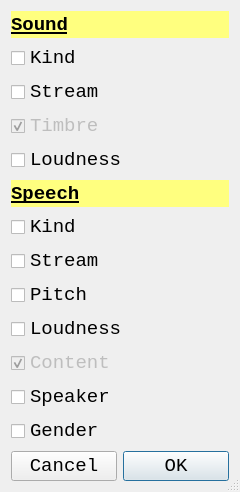
<?xml version="1.0" encoding="UTF-8"?>
<ui version="4.0">
 <class>DialogSndTextSettings</class>
 <widget class="QDialog" name="DialogSndTextSettings">
  <property name="geometry">
   <rect>
    <x>0</x>
    <y>0</y>
    <width>240</width>
    <height>492</height>
   </rect>
  </property>
  <property name="minimumSize">
   <size>
    <width>240</width>
    <height>480</height>
   </size>
  </property>
  <property name="maximumSize">
   <size>
    <width>2000</width>
    <height>2000</height>
   </size>
  </property>
  <property name="font">
   <font>
    <family>Consolas</family>
    <pointsize>12</pointsize>
   </font>
  </property>
  <property name="windowTitle">
   <string>Sound Text Settings</string>
  </property>
  <property name="sizeGripEnabled">
   <bool>true</bool>
  </property>
  <layout class="QGridLayout" name="gridLayout">
   <item row="0" column="0">
    <layout class="QVBoxLayout" name="verticalLayout">
     <item>
      <widget class="QLabel" name="label">
       <property name="font">
        <font>
         <family>Consolas</family>
         <pointsize>14</pointsize>
         <weight>75</weight>
         <bold>true</bold>
         <underline>true</underline>
        </font>
       </property>
       <property name="styleSheet">
        <string notr="true">background-color: rgb(255, 255, 127);
color: rgb(0, 0, 0);</string>
       </property>
       <property name="text">
        <string>Sound</string>
       </property>
      </widget>
     </item>
     <item>
      <widget class="QCheckBox" name="checkBoxSoundKind">
       <property name="font">
        <font>
         <family>Consolas</family>
         <pointsize>14</pointsize>
        </font>
       </property>
       <property name="text">
        <string>Kind</string>
       </property>
      </widget>
     </item>
     <item>
      <widget class="QCheckBox" name="checkBoxSoundStream">
       <property name="font">
        <font>
         <family>Consolas</family>
         <pointsize>14</pointsize>
        </font>
       </property>
       <property name="text">
        <string>Stream</string>
       </property>
      </widget>
     </item>
     <item>
      <widget class="QCheckBox" name="checkBoxSoundTimbre">
       <property name="enabled">
        <bool>false</bool>
       </property>
       <property name="font">
        <font>
         <family>Consolas</family>
         <pointsize>14</pointsize>
        </font>
       </property>
       <property name="text">
        <string>Timbre</string>
       </property>
       <property name="checkable">
        <bool>true</bool>
       </property>
       <property name="checked">
        <bool>true</bool>
       </property>
      </widget>
     </item>
     <item>
      <widget class="QCheckBox" name="checkBoxSoundLoudness">
       <property name="font">
        <font>
         <family>Consolas</family>
         <pointsize>14</pointsize>
        </font>
       </property>
       <property name="text">
        <string>Loudness</string>
       </property>
      </widget>
     </item>
     <item>
      <widget class="QLabel" name="label_2">
       <property name="font">
        <font>
         <family>Consolas</family>
         <pointsize>14</pointsize>
         <weight>75</weight>
         <bold>true</bold>
         <underline>true</underline>
        </font>
       </property>
       <property name="styleSheet">
        <string notr="true">background-color: rgb(255, 255, 127);
color: rgb(0, 0, 0);</string>
       </property>
       <property name="text">
        <string>Speech</string>
       </property>
      </widget>
     </item>
     <item>
      <widget class="QCheckBox" name="checkBoxSpeechKind">
       <property name="font">
        <font>
         <family>Consolas</family>
         <pointsize>14</pointsize>
        </font>
       </property>
       <property name="text">
        <string>Kind</string>
       </property>
      </widget>
     </item>
     <item>
      <widget class="QCheckBox" name="checkBoxSpeechStream">
       <property name="font">
        <font>
         <family>Consolas</family>
         <pointsize>14</pointsize>
        </font>
       </property>
       <property name="text">
        <string>Stream</string>
       </property>
      </widget>
     </item>
     <item>
      <widget class="QCheckBox" name="checkBoxSpeechPitch">
       <property name="font">
        <font>
         <family>Consolas</family>
         <pointsize>14</pointsize>
        </font>
       </property>
       <property name="text">
        <string>Pitch</string>
       </property>
      </widget>
     </item>
     <item>
      <widget class="QCheckBox" name="checkBoxSpeechLoudness">
       <property name="font">
        <font>
         <family>Consolas</family>
         <pointsize>14</pointsize>
        </font>
       </property>
       <property name="text">
        <string>Loudness</string>
       </property>
      </widget>
     </item>
     <item>
      <widget class="QCheckBox" name="checkBoxSpeechContent">
       <property name="enabled">
        <bool>false</bool>
       </property>
       <property name="font">
        <font>
         <family>Consolas</family>
         <pointsize>14</pointsize>
        </font>
       </property>
       <property name="text">
        <string>Content</string>
       </property>
       <property name="checked">
        <bool>true</bool>
       </property>
      </widget>
     </item>
     <item>
      <widget class="QCheckBox" name="checkBoxSpeechSpeaker">
       <property name="font">
        <font>
         <family>Consolas</family>
         <pointsize>14</pointsize>
        </font>
       </property>
       <property name="text">
        <string>Speaker</string>
       </property>
      </widget>
     </item>
     <item>
      <widget class="QCheckBox" name="checkBoxSpeechGender">
       <property name="font">
        <font>
         <family>Consolas</family>
         <pointsize>14</pointsize>
        </font>
       </property>
       <property name="text">
        <string>Gender</string>
       </property>
      </widget>
     </item>
     <item>
      <layout class="QHBoxLayout" name="horizontalLayout">
       <item>
        <widget class="QPushButton" name="pushButtonCancel">
         <property name="font">
          <font>
           <family>Consolas</family>
           <pointsize>14</pointsize>
          </font>
         </property>
         <property name="text">
          <string>Cancel</string>
         </property>
        </widget>
       </item>
       <item>
        <widget class="QPushButton" name="pushButtonOK">
         <property name="font">
          <font>
           <family>Consolas</family>
           <pointsize>14</pointsize>
          </font>
         </property>
         <property name="text">
          <string>OK</string>
         </property>
         <property name="default">
          <bool>true</bool>
         </property>
        </widget>
       </item>
      </layout>
     </item>
    </layout>
   </item>
  </layout>
 </widget>
 <resources/>
 <connections/>
</ui>
